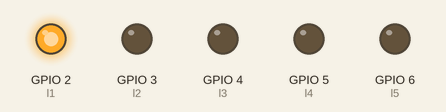
Recording of a program running on a simulated Raspberry Pi (BCM pin numbers). Shown: output pins drawn as LEDs (lit = HIGH).

Above: at 0.05 s.
At 0.75 s:
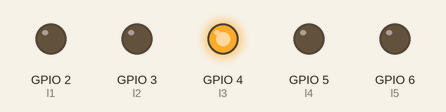
At 1.45 s:
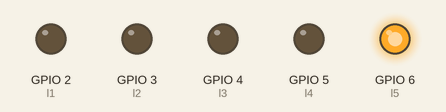
At 2.15 s:
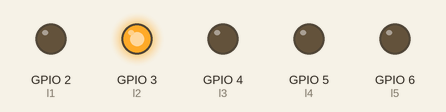
At 2.85 s:
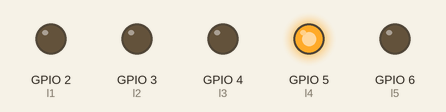
Timing chart, 0 to 3.1 s (numbered marks = the images above):
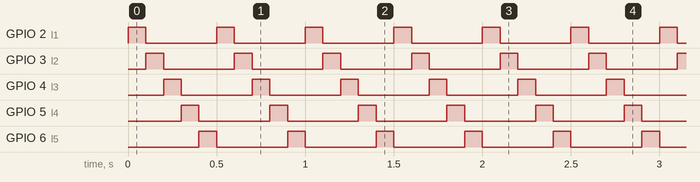

The program:

Led_Tracing.py
```python
import RPi.GPIO as gp
from time import sleep

gp.setmode(gp.BCM)

l1 =2
l2=3
l3=4
l4=5
l5=6

gp.setup(l1,gp.OUT)
gp.setup(l2,gp.OUT)
gp.setup(l3,gp.OUT)
gp.setup(l4,gp.OUT)
gp.setup(l5,gp.OUT)

while True:
    gp.output(l1,gp.HIGH)
    sleep(0.1)
    gp.output(l1,gp.LOW)

    gp.output(l2,gp.HIGH)
    sleep(0.1)
    gp.output(l2,gp.LOW)

    gp.output(l3,gp.HIGH)
    sleep(0.1)
    gp.output(l3,gp.LOW)


    gp.output(l4,gp.HIGH)
    sleep(0.1)
    gp.output(l4,gp.LOW)


    gp.output(l5,gp.HIGH)
    sleep(0.1)
    gp.output(l5,gp.LOW)
```

Measured:
- by itself, GPIO 2 (l1), GPIO 3 (l2), GPIO 4 (l3), GPIO 5 (l4), GPIO 6 (l5): alternates HIGH for 0.10 s and LOW for 0.40 s
